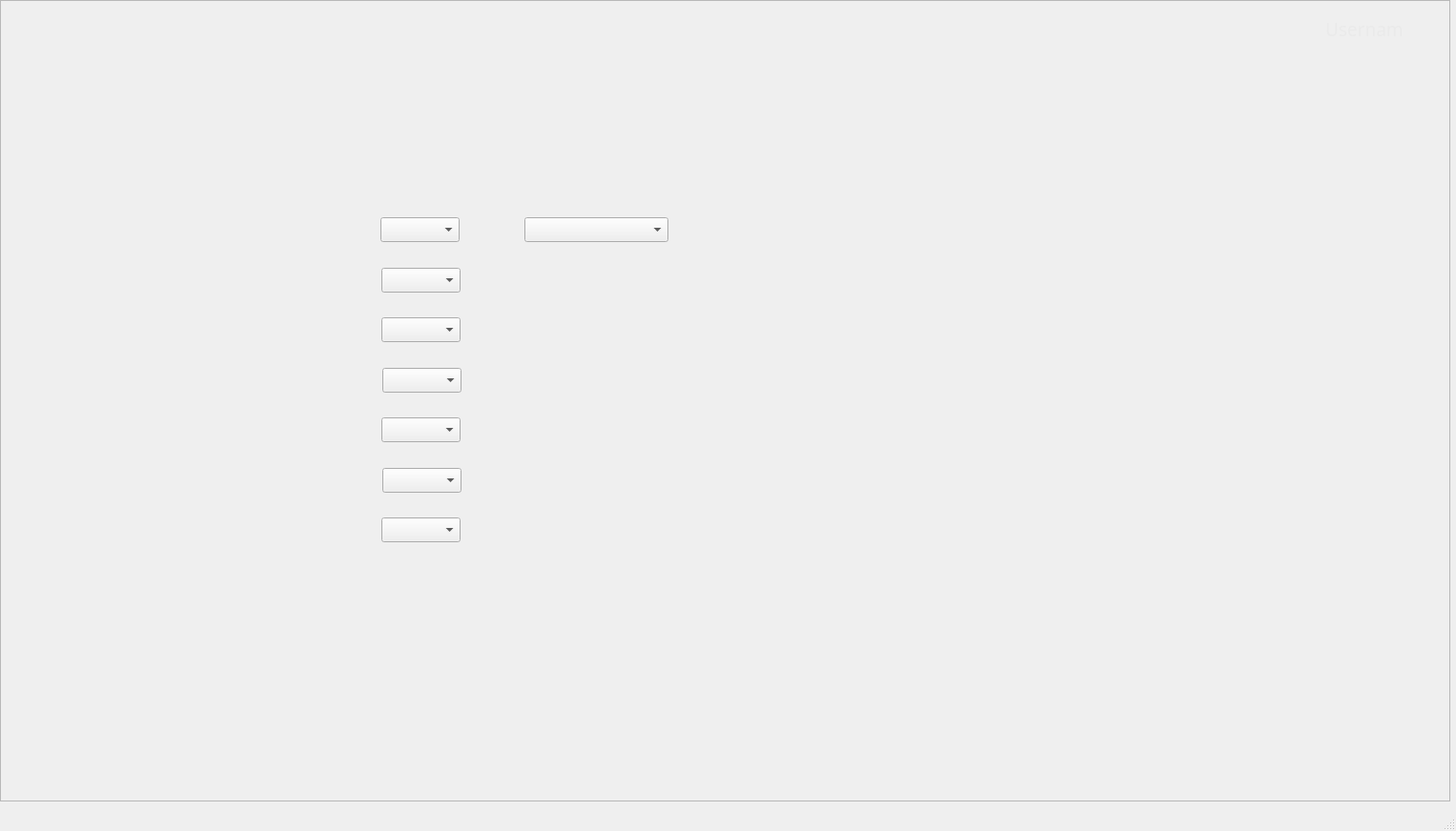
<?xml version="1.0" encoding="UTF-8"?>
<ui version="4.0">
 <class>Statistics</class>
 <widget class="QMainWindow" name="Statistics">
  <property name="geometry">
   <rect>
    <x>0</x>
    <y>0</y>
    <width>1527</width>
    <height>872</height>
   </rect>
  </property>
  <property name="windowTitle">
   <string>Statistics</string>
  </property>
  <widget class="QWidget" name="centralwidget">
   <widget class="QFrame" name="BackgroundFrame">
    <property name="geometry">
     <rect>
      <x>0</x>
      <y>0</y>
      <width>1521</width>
      <height>841</height>
     </rect>
    </property>
    <property name="frameShape">
     <enum>QFrame::StyledPanel</enum>
    </property>
    <property name="frameShadow">
     <enum>QFrame::Raised</enum>
    </property>
    <widget class="QLabel" name="BackgroundLabel">
     <property name="geometry">
      <rect>
       <x>0</x>
       <y>0</y>
       <width>1521</width>
       <height>841</height>
      </rect>
     </property>
     <property name="text">
      <string/>
     </property>
     <property name="pixmap">
      <pixmap>Images/Statistics.png</pixmap>
     </property>
     <property name="scaledContents">
      <bool>true</bool>
     </property>
    </widget>
    <widget class="QPushButton" name="DataButton">
     <property name="geometry">
      <rect>
       <x>0</x>
       <y>120</y>
       <width>241</width>
       <height>51</height>
      </rect>
     </property>
     <property name="text">
      <string/>
     </property>
     <property name="flat">
      <bool>true</bool>
     </property>
    </widget>
    <widget class="QPushButton" name="RecordsButton">
     <property name="geometry">
      <rect>
       <x>0</x>
       <y>400</y>
       <width>241</width>
       <height>51</height>
      </rect>
     </property>
     <property name="text">
      <string/>
     </property>
     <property name="flat">
      <bool>true</bool>
     </property>
    </widget>
    <widget class="QPushButton" name="StatisticsButton">
     <property name="geometry">
      <rect>
       <x>0</x>
       <y>450</y>
       <width>241</width>
       <height>51</height>
      </rect>
     </property>
     <property name="text">
      <string/>
     </property>
     <property name="flat">
      <bool>true</bool>
     </property>
    </widget>
    <widget class="QPushButton" name="LogOutButton">
     <property name="geometry">
      <rect>
       <x>0</x>
       <y>780</y>
       <width>241</width>
       <height>51</height>
      </rect>
     </property>
     <property name="text">
      <string/>
     </property>
     <property name="flat">
      <bool>true</bool>
     </property>
    </widget>
    <widget class="QLabel" name="UsernameLabel">
     <property name="geometry">
      <rect>
       <x>1390</x>
       <y>20</y>
       <width>81</width>
       <height>21</height>
      </rect>
     </property>
     <property name="font">
      <font>
       <family>Source Sans Pro</family>
       <pointsize>14</pointsize>
      </font>
     </property>
     <property name="cursor">
      <cursorShape>BlankCursor</cursorShape>
     </property>
     <property name="autoFillBackground">
      <bool>false</bool>
     </property>
     <property name="styleSheet">
      <string notr="true">color: rgb(234, 234, 234);</string>
     </property>
     <property name="text">
      <string>Username</string>
     </property>
    </widget>
    <widget class="QPushButton" name="HomeButton">
     <property name="geometry">
      <rect>
       <x>0</x>
       <y>60</y>
       <width>241</width>
       <height>51</height>
      </rect>
     </property>
     <property name="text">
      <string/>
     </property>
     <property name="flat">
      <bool>true</bool>
     </property>
    </widget>
    <widget class="QPushButton" name="AuditLogButton">
     <property name="geometry">
      <rect>
       <x>0</x>
       <y>280</y>
       <width>241</width>
       <height>51</height>
      </rect>
     </property>
     <property name="text">
      <string/>
     </property>
     <property name="flat">
      <bool>true</bool>
     </property>
    </widget>
    <widget class="QPushButton" name="CatalogButton">
     <property name="geometry">
      <rect>
       <x>0</x>
       <y>340</y>
       <width>241</width>
       <height>51</height>
      </rect>
     </property>
     <property name="text">
      <string/>
     </property>
     <property name="flat">
      <bool>true</bool>
     </property>
    </widget>
    <widget class="QPushButton" name="UserBanButton">
     <property name="geometry">
      <rect>
       <x>0</x>
       <y>170</y>
       <width>241</width>
       <height>51</height>
      </rect>
     </property>
     <property name="text">
      <string/>
     </property>
     <property name="flat">
      <bool>true</bool>
     </property>
    </widget>
    <widget class="QPushButton" name="PersonRegisterbutton">
     <property name="geometry">
      <rect>
       <x>0</x>
       <y>230</y>
       <width>241</width>
       <height>51</height>
      </rect>
     </property>
     <property name="text">
      <string/>
     </property>
     <property name="flat">
      <bool>true</bool>
     </property>
    </widget>
    <widget class="QPushButton" name="StatApply">
     <property name="geometry">
      <rect>
       <x>1275</x>
       <y>695</y>
       <width>127</width>
       <height>33</height>
      </rect>
     </property>
     <property name="text">
      <string/>
     </property>
     <property name="flat">
      <bool>true</bool>
     </property>
    </widget>
    <widget class="QComboBox" name="RecordTypeFilter">
     <property name="geometry">
      <rect>
       <x>399</x>
       <y>228</y>
       <width>83</width>
       <height>26</height>
      </rect>
     </property>
     <property name="font">
      <font>
       <family>Source Sans Pro</family>
       <pointsize>12</pointsize>
      </font>
     </property>
    </widget>
    <widget class="QComboBox" name="AgeRangeFilter">
     <property name="geometry">
      <rect>
       <x>400</x>
       <y>281</y>
       <width>83</width>
       <height>26</height>
      </rect>
     </property>
     <property name="font">
      <font>
       <family>Source Sans Pro</family>
       <pointsize>12</pointsize>
      </font>
     </property>
    </widget>
    <widget class="QComboBox" name="ProvinceFilter">
     <property name="geometry">
      <rect>
       <x>401</x>
       <y>386</y>
       <width>83</width>
       <height>26</height>
      </rect>
     </property>
     <property name="font">
      <font>
       <family>Source Sans Pro</family>
       <pointsize>12</pointsize>
      </font>
     </property>
    </widget>
    <widget class="QComboBox" name="CountryFilter">
     <property name="geometry">
      <rect>
       <x>400</x>
       <y>333</y>
       <width>83</width>
       <height>26</height>
      </rect>
     </property>
     <property name="font">
      <font>
       <family>Source Sans Pro</family>
       <pointsize>12</pointsize>
      </font>
     </property>
    </widget>
    <widget class="QComboBox" name="DistrictFilter">
     <property name="geometry">
      <rect>
       <x>401</x>
       <y>491</y>
       <width>83</width>
       <height>26</height>
      </rect>
     </property>
     <property name="font">
      <font>
       <family>Source Sans Pro</family>
       <pointsize>12</pointsize>
      </font>
     </property>
    </widget>
    <widget class="QComboBox" name="CantonFilter">
     <property name="geometry">
      <rect>
       <x>400</x>
       <y>438</y>
       <width>83</width>
       <height>26</height>
      </rect>
     </property>
     <property name="font">
      <font>
       <family>Source Sans Pro</family>
       <pointsize>12</pointsize>
      </font>
     </property>
    </widget>
    <widget class="QComboBox" name="CommunityFilter">
     <property name="geometry">
      <rect>
       <x>400</x>
       <y>543</y>
       <width>83</width>
       <height>26</height>
      </rect>
     </property>
     <property name="font">
      <font>
       <family>Source Sans Pro</family>
       <pointsize>12</pointsize>
      </font>
     </property>
    </widget>
    <widget class="QComboBox" name="StatisticsChoice">
     <property name="geometry">
      <rect>
       <x>550</x>
       <y>228</y>
       <width>151</width>
       <height>26</height>
      </rect>
     </property>
     <property name="font">
      <font>
       <family>Source Sans Pro</family>
       <pointsize>12</pointsize>
      </font>
     </property>
    </widget>
    <widget class="QLabel" name="StatisticsLabel">
     <property name="geometry">
      <rect>
       <x>710</x>
       <y>210</y>
       <width>691</width>
       <height>461</height>
      </rect>
     </property>
     <property name="font">
      <font>
       <family>Source Sans Pro</family>
       <pointsize>12</pointsize>
      </font>
     </property>
     <property name="autoFillBackground">
      <bool>false</bool>
     </property>
     <property name="text">
      <string/>
     </property>
     <property name="alignment">
      <set>Qt::AlignLeading|Qt::AlignLeft|Qt::AlignTop</set>
     </property>
    </widget>
   </widget>
  </widget>
  <widget class="QMenuBar" name="menubar">
   <property name="geometry">
    <rect>
     <x>0</x>
     <y>0</y>
     <width>1527</width>
     <height>21</height>
    </rect>
   </property>
  </widget>
  <widget class="QStatusBar" name="statusbar"/>
 </widget>
 <resources/>
 <connections/>
</ui>
